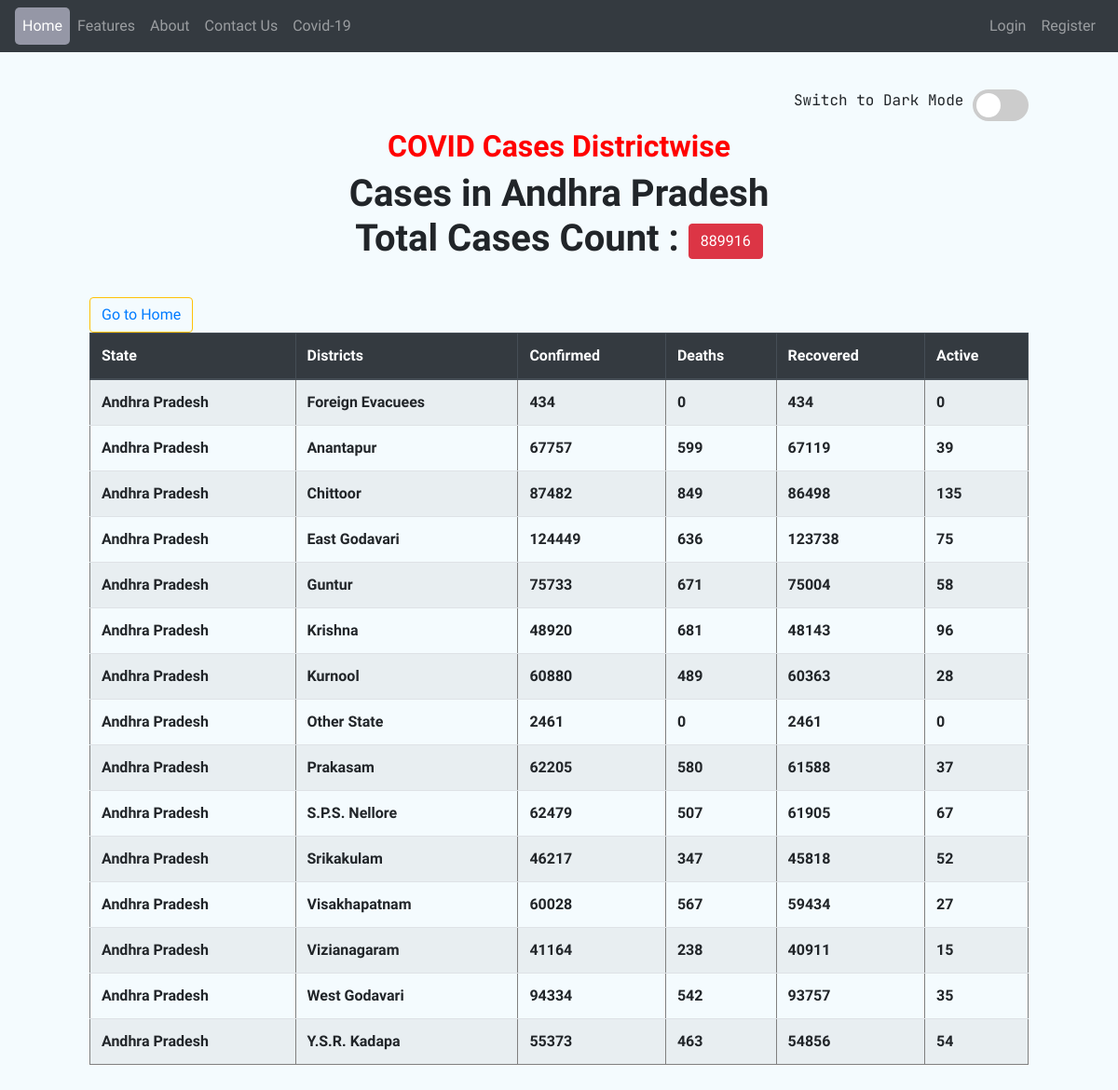
The page /covidtracker/Andhra Pradesh/ on the database its author committed.
### covidtracker/models.py (models this page shows, shortened)
class states_cases(models.Model):
    state_name = models.CharField(max_length=50, unique=True, default="state")
    confirmed = models.IntegerField(blank=True, default=0)
    Death = models.IntegerField(blank=True, default=0)
    Recovered = models.IntegerField(blank=True, default=0)
    Active = models.IntegerField(blank=True, default=0)
    Dated = models.TextField(blank=False, null=False, default=date_)
    def __str__(self):
        return f"{self.state_name}"

class district_cases(models.Model):
    city_name = models.CharField(max_length=100, default="city")
    state_name = models.CharField(
        max_length=50, default="state", null=False, blank=False
    )
    confirmed = models.IntegerField(blank=True, default=0)
    Death = models.IntegerField(blank=True, default=0)
    Recovered = models.IntegerField(blank=True, default=0)
    Active = models.IntegerField(blank=True, default=0)
    Dated = models.TextField(blank=False, null=False, default=date_)

### covidtracker/views.py (the view)
# urls.py: path("<str:s_name>/", views.each_state, name="city"),
def each_state(request, s_name):
    try:
        state_query = states_cases.objects.get(state_name=s_name)
        state_total_cases = states_cases.objects.get(state_name=s_name)
        state_data = district_cases.objects.filter(state_name=state_query)
        city_title = state_total_cases.state_name
    except state_query.DoesNotExist:
        raise Http404("State_query does not exist")
    context_ = {
        "title": city_title,
        "city": "active",
        "state_query": state_query,
        "state_data": state_data,
        "state_total_cases": state_total_cases,
    }
    return render(request, "covidtracker/city.html", context_)

### covidtracker/templates/covidtracker/city.html (shortened to what this page needs)
{% extends 'covidtracker/base.html' %}
{% load static %}
{% block content %}
<div class="section-bg" style="padding:8%;" id="introduction">
  <div class='text-right' style='font-family: "JetBrains Mono", monospace;'>
    Switch to Dark Mode
  <label class="switch">
    <span class="slider round darkMode"></span>
  </label>
  </div>
  <h2 align ="center" style="color:red"> <b>COVID Cases Districtwise</b></h2>
  <h1 align ="center" ><b> Cases in {{state_total_cases.state_name}}<br>Total Cases Count : <button type="" class="btn btn-danger">{{state_total_cases.confirmed}}</button></h1>
  <div class="container" style="padding-top:3%">
    <div class="section-bg">
    <div class="align-items-right">
      <button type="submit" class="btn btn-outline-warning"><a href={% url 'covid-home' %}>Go to Home</a></button>
    </div>
    <table  class="table table-striped table" border=1 width=100%>
      <thead class= "thead-dark">
        <tr>
          <th>State</th>
          <th>Districts</th>
          <th>Confirmed </th>
          <th>Deaths</th>
          <th>Recovered</th>
          <th>Active</th>
        </tr>
      </thead>
      <tbody>
          {% for district in state_data %}
          <tr>
            <td>{{district.state_name}}</td>
            <td>{{district.city_name}}</td>
            <td>{{district.confirmed}}</td>
            <td>{{district.Death}}</td>
            <td>{{district.Recovered}}</td>
            <td>{{district.Active}}</td>
          </tr>
        {% endfor %}
      </tbody>
    </table>
  </div>
</div>
</div>
{% endblock %}

### covidtracker/static/covidtracker/css/style.css (style rules this page uses)
html { scroll-behavior: smooth; overflow-x: hidden; }
* { box-sizing: border-box; font-family: "Raleway", sans-serif; }
#introduction { padding: 7%; }
.container { padding-left: 0px !important; padding-right: 0px !important; }
.section-bg { background-color: #f4fbfe; }
.switch { position: relative; display: inline-block; width: 60px; height: 34px; }
.slider { position: absolute; cursor: pointer; top: 0; left: 0; right: 0; bottom: 0; background-color: #ccc; -webkit-transition: 0.4s; transition: 0.4s; }
.slider:before { position: absolute; content: ""; height: 26px; width: 26px; left: 4px; bottom: 4px; background-color: white; -webkit-transition: 0.4s; transition: 0.4s; }
.slider.round { border-radius: 34px; }
.slider.round:before { border-radius: 50%; }

### rows shown on the page
states_cases: state_name "Andhra Pradesh", confirmed "889916"
district_cases: state_name "Andhra Pradesh", city_name "Foreign Evacuees", confirmed "434", Death "0", Recovered "434", Active "0"
district_cases: state_name "Andhra Pradesh", city_name "Anantapur", confirmed "67757", Death "599", Recovered "67119", Active "39"
district_cases: state_name "Andhra Pradesh", city_name "Chittoor", confirmed "87482", Death "849", Recovered "86498", Active "135"
district_cases: state_name "Andhra Pradesh", city_name "East Godavari", confirmed "124449", Death "636", Recovered "123738", Active "75"
district_cases: state_name "Andhra Pradesh", city_name "Guntur", confirmed "75733", Death "671", Recovered "75004", Active "58"
district_cases: state_name "Andhra Pradesh", city_name "Krishna", confirmed "48920", Death "681", Recovered "48143", Active "96"
district_cases: state_name "Andhra Pradesh", city_name "Kurnool", confirmed "60880", Death "489", Recovered "60363", Active "28"
district_cases: state_name "Andhra Pradesh", city_name "Other State", confirmed "2461", Death "0", Recovered "2461", Active "0"
district_cases: state_name "Andhra Pradesh", city_name "Prakasam", confirmed "62205", Death "580", Recovered "61588", Active "37"
district_cases: state_name "Andhra Pradesh", city_name "S.P.S. Nellore", confirmed "62479", Death "507", Recovered "61905", Active "67"
district_cases: state_name "Andhra Pradesh", city_name "Srikakulam", confirmed "46217", Death "347", Recovered "45818", Active "52"
district_cases: state_name "Andhra Pradesh", city_name "Visakhapatnam", confirmed "60028", Death "567", Recovered "59434", Active "27"
district_cases: state_name "Andhra Pradesh", city_name "Vizianagaram", confirmed "41164", Death "238", Recovered "40911", Active "15"
district_cases: state_name "Andhra Pradesh", city_name "West Godavari", confirmed "94334", Death "542", Recovered "93757", Active "35"
district_cases: state_name "Andhra Pradesh", city_name "Y.S.R. Kadapa", confirmed "55373", Death "463", Recovered "54856", Active "54"
